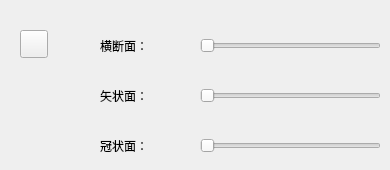
        <widget class="QWidget" name="tab_5">
         <attribute name="title">
          <string>页</string>
         </attribute>
         <widget class="QPushButton" name="btn_Pathback_2">
          <property name="geometry">
           <rect>
            <x>20</x>
            <y>30</y>
            <width>28</width>
            <height>28</height>
           </rect>
          </property>
          <property name="text">
           <string/>
          </property>
          <property name="checkable">
           <bool>true</bool>
          </property>
         </widget>
         <widget class="QLabel" name="label_3">
          <property name="geometry">
           <rect>
            <x>100</x>
            <y>30</y>
            <width>81</width>
            <height>31</height>
           </rect>
          </property>
          <property name="text">
           <string>横断面：</string>
          </property>
         </widget>
         <widget class="QLabel" name="label_7">
          <property name="geometry">
           <rect>
            <x>100</x>
            <y>80</y>
            <width>81</width>
            <height>31</height>
           </rect>
          </property>
          <property name="text">
           <string>矢状面：</string>
          </property>
         </widget>
         <widget class="QLabel" name="label_10">
          <property name="geometry">
           <rect>
            <x>100</x>
            <y>130</y>
            <width>81</width>
            <height>31</height>
           </rect>
          </property>
          <property name="text">
           <string>冠状面：</string>
          </property>
         </widget>
         <widget class="QSlider" name="horizontalSlider">
          <property name="geometry">
           <rect>
            <x>200</x>
            <y>35</y>
            <width>181</width>
            <height>22</height>
           </rect>
          </property>
          <property name="orientation">
           <enum>Qt::Horizontal</enum>
          </property>
         </widget>
         <widget class="QSlider" name="horizontalSlider_2">
          <property name="geometry">
           <rect>
            <x>200</x>
            <y>85</y>
            <width>181</width>
            <height>22</height>
           </rect>
          </property>
          <property name="orientation">
           <enum>Qt::Horizontal</enum>
          </property>
         </widget>
         <widget class="QSlider" name="horizontalSlider_3">
          <property name="geometry">
           <rect>
            <x>200</x>
            <y>135</y>
            <width>181</width>
            <height>22</height>
           </rect>
          </property>
          <property name="orientation">
           <enum>Qt::Horizontal</enum>
          </property>
         </widget>
        </widget>
